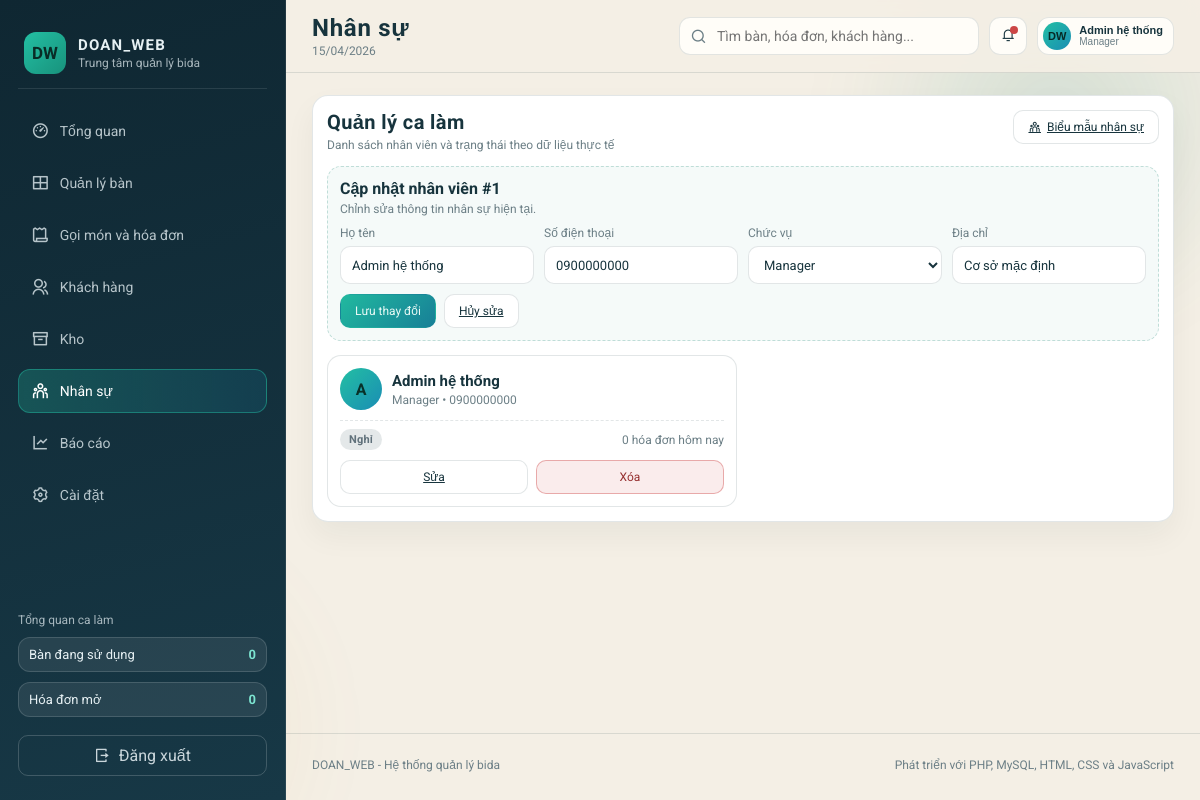
Page /index.php?page=staff&staff_edit_id=1 (signed in) on the committed database.
### tables this page shows
CREATE TABLE `NhanVien` (
  `MaNhanVien` INT AUTO_INCREMENT PRIMARY KEY,
  `HoTen` TEXT NOT NULL,
  `SDT` TEXT NOT NULL,
  `MaChucVu` INT NOT NULL,
  `DiaChi` TEXT NOT NULL,
  CONSTRAINT `FK_NhanVien_ChucVu` FOREIGN KEY (`MaChucVu`) REFERENCES `ChucVu` (`MaChucVu`)
);

CREATE TABLE `ChucVu` (
  `MaChucVu` INT AUTO_INCREMENT PRIMARY KEY,
  `TenChucVu` TEXT NOT NULL
);

### index.php (the view, shortened to what this page needs)
<?php
require_once __DIR__ . '/config/db.php';
function h(string $value): string
{
	return htmlspecialchars($value, ENT_QUOTES, "UTF-8");
}
$currentPage = $_GET["page"] ?? "dashboard";
function fetchAllSafe(PDO $conn, string $query, array $params = []): array
{
	try {
		$stmt = $conn->prepare($query);
		$stmt->execute($params);
		return $stmt->fetchAll();
	} catch (PDOException $e) {
		error_log("Query failed: " . $e->getMessage());
		return [];
	}
}
function fetchOneSafe(PDO $conn, string $query, array $params = []): ?array
{
	$rows = fetchAllSafe($conn, $query, $params);
	return $rows[0] ?? null;
}
function formatMoney(float $amount): string
{
	return number_format($amount, 0, ".", ",");
}
function readPositiveInt($value): int
{
	if (is_int($value)) {
		return $value > 0 ? $value : 0;
	}
	if (is_string($value) && ctype_digit($value)) {
		$parsed = (int)$value;
		return $parsed > 0 ? $parsed : 0;
	}
	return 0;
}
$staffEditId = readPositiveInt($_GET["staff_edit_id"] ?? 0);
$dbHelper = new DatabaseHelper($conn);
$statsResponse = $dbHelper->getStats();
$stats = ($statsResponse["success"] ?? false) ? ($statsResponse["data"] ?? []) : [];
$totalBan = (int)($stats["totalBan"] ?? 0);
$banDangSuDung = (int)($stats["banDangSuDung"] ?? 0);
$doanhThuNgay = (float)($stats["doanhThuNgay"] ?? 0);
$hoaDonNgay = (int)($stats["hoaDonNgay"] ?? 0);
$totalKhachHang = (int)($stats["totalKhachHang"] ?? 0);
$openOrdersRow = fetchOneSafe($conn, "SELECT COUNT(*) AS total FROM HoaDon WHERE TrangThai = 0");
$openOrders = (int)($openOrdersRow["total"] ?? 0);
$kpiCards = [
	["label" => "Bàn đang sử dụng", "value" => $banDangSuDung . "/" . $totalBan, "change" => "Số bàn hoạt động", "tone" => $banDangSuDung > 0 ? "good" : "mute", "icon" => "ri-billiards-line"],
	["label" => "Doanh thu hôm nay", "value" => formatMoney($doanhThuNgay) . " VND", "change" => $hoaDonNgay . " hóa đơn hoàn tất", "tone" => $doanhThuNgay > 0 ? "good" : "mute", "icon" => "ri-money-dollar-circle-line"],
	["label" => "Hóa đơn mở", "value" => (string)$openOrders, "change" => "Hóa đơn đang phục vụ", "tone" => $openOrders > 0 ? "warn" : "good", "icon" => "ri-shopping-bag-3-line"],
	["label" => "Khách hàng", "value" => (string)$totalKhachHang, "change" => "Tổng khách hàng", "tone" => "good", "icon" => "ri-user-add-line"],
];
$revenueMap = [];
$revenueSeries = [];
for ($i = 6; $i >= 0; $i--) {
	$date = date("Y-m-d", strtotime("-{$i} days"));
	$revenueSeries[] = [
		"day" => date("D", strtotime($date)),
		"value" => round(($revenueMap[$date] ?? 0) / 1000000, 2),
	];
}
$tableUsage = [];
$recentActivities = [];
$roleOptions = fetchAllSafe(
	$conn,
	"SELECT MaChucVu, TenChucVu FROM ChucVu ORDER BY MaChucVu ASC"
);
$staffRows = fetchAllSafe(
	$conn,
	"SELECT nv.MaNhanVien, nv.HoTen, nv.SDT, nv.DiaChi, nv.MaChucVu, cv.TenChucVu,
	        COUNT(hd.MaHoaDon) AS billsToday
	 FROM NhanVien nv
	 LEFT JOIN ChucVu cv ON nv.MaChucVu = cv.MaChucVu
	 LEFT JOIN HoaDon hd ON hd.MaNhanVien = nv.MaNhanVien AND DATE(hd.NgayLap) = CURDATE()
	 GROUP BY nv.MaNhanVien, nv.HoTen, nv.SDT, nv.DiaChi, nv.MaChucVu, cv.TenChucVu
	 ORDER BY nv.MaNhanVien ASC"
);
$staff = [];
$staffById = [];
foreach ($staffRows as $row) {
	$status = (int)$row["billsToday"] > 0 ? "Đang làm" : "Nghỉ";
	$staffItem = [
		"id" => (int)$row["MaNhanVien"],
		"name" => (string)$row["HoTen"],
		"role" => (string)($row["TenChucVu"] ?? "Nhân viên"),
		"roleId" => (int)$row["MaChucVu"],
		"phone" => (string)($row["SDT"] ?? "-"),
		"address" => (string)($row["DiaChi"] ?? "-"),
		"status" => $status,
		"billsToday" => (int)$row["billsToday"],
	];
	$staff[] = $staffItem;
	$staffById[$staffItem["id"]] = $staffItem;
}
$staffEditItem = $staffEditId > 0 ? $staffById[$staffEditId] : null;
$defaultRoleId = readPositiveInt($roleOptions[0]["MaChucVu"] ?? 0);
?>
<!DOCTYPE html>
<html lang="vi">
<head>
	<link rel="stylesheet" href="https://cdn.jsdelivr.net/npm/remixicon@4.3.0/fonts/remixicon.css">
	<link rel="stylesheet" href="assets/css/style.css">
</head>
<body>
	<div class="bg-aura bg-aura-two"></div>
	<div class="app-shell" id="appShell">
		<?php include __DIR__ . "/includes/sidebar.php"; ?>
		<div class="app-main">
			<?php include __DIR__ . "/includes/header.php"; ?>
			<main class="page-content">
				<?php if ($currentPage === "dashboard"): ?>
					<section class="metric-grid stagger-fade">
						<?php foreach ($kpiCards as $card): ?>
							<article class="metric-card">
								<div class="metric-head">
									<p><?php echo h($card["label"]); ?></p>
									<span class="metric-icon"><i class="<?php echo h($card["icon"]); ?>"></i></span>
								</div>
								<h3><?php echo h($card["value"]); ?></h3>
								<div class="chip chip-<?php echo h($card["tone"]); ?>"><?php echo h($card["change"]); ?></div>
							</article>
						<?php endforeach; ?>
					</section>
					<section class="dashboard-grid stagger-fade">
						<article class="panel panel-large">
							<div class="panel-header">
								<div>
									<h3>Xu hướng doanh thu (Triệu VND)</h3>
									<p>Hiệu suất doanh thu trong tuần hiện tại</p>
								</div>
								<button class="ghost-btn">Xuất báo cáo</button>
							</div>
							<div class="bar-chart">
								<?php
								$maxRevenue = max(1.0, (float)max(array_column($revenueSeries, "value")));
								foreach ($revenueSeries as $point):
									$height = (int) round(($point["value"] / $maxRevenue) * 100);
								?>
									<div class="bar-item">
										<div class="bar-fill" style="height: <?php echo $height; ?>%;"></div>
										<span><?php echo h($point["day"]); ?></span>
									</div>
								<?php endforeach; ?>
							</div>
						</article>
						<article class="panel">
							<div class="panel-header">
								<div>
									<h3>Tỷ lệ sử dụng bàn</h3>
									<p>Tỷ lệ hoạt động theo thời gian thực</p>
								</div>
							</div>
							<div class="usage-list">
								<?php foreach ($tableUsage as $usage): ?>
									<div class="usage-item">
										<div class="usage-meta">
											<span><?php echo h($usage["name"]); ?></span>
											<strong><?php echo h((string) $usage["percent"]); ?>%</strong>
										</div>
										<div class="usage-track">
											<div class="usage-progress" style="width: <?php echo (int) $usage["percent"]; ?>%;"></div>
										</div>
									</div>
								<?php endforeach; ?>
							</div>
						</article>
						<article class="panel panel-wide">
							<div class="panel-header">
								<div>
									<h3>Hoạt động gần đây</h3>
									<p>Cập nhật mới nhất từ quầy và khu vực bàn</p>
								</div>
							</div>
							<div class="activity-list">
								<?php foreach ($recentActivities as $activity): ?>
									<div class="activity-item">
										<span class="activity-icon"><i class="<?php echo h($activity["icon"]); ?>"></i></span>
										<div class="activity-body">
											<p><?php echo h($activity["title"]); ?></p>
											<small><?php echo h($activity["meta"]); ?></small>
										</div>
										<span class="chip chip-<?php echo h($activity["state"]); ?>"><?php echo h(activityStateLabel($activity["state"])); ?></span>
									</div>
								<?php endforeach; ?>
							</div>
						</article>
					</section>
				<?php elseif ($currentPage === "staff"): ?>
					<section class="panel stagger-fade">
						<?php
						$isEditingStaff = $staffEditItem !== null;
						$staffFormName = $isEditingStaff ? (string)$staffEditItem["name"] : "";
						$staffFormPhone = $isEditingStaff ? (string)$staffEditItem["phone"] : "";
						$staffFormRoleId = $isEditingStaff ? (int)$staffEditItem["roleId"] : $defaultRoleId;
						$staffFormAddress = $isEditingStaff ? (string)$staffEditItem["address"] : "";
						?>
						<div class="panel-header">
							<div>
								<h3>Quản lý ca làm</h3>
								<p>Danh sách nhân viên và trạng thái theo dữ liệu thực tế</p>
							</div>
							<a class="ghost-btn thin" href="index.php?page=staff"><i class="ri-team-line"></i> Biểu mẫu nhân sự</a>
						</div>
						<div class="crud-form-wrap">
							<div class="crud-form-head">
								<h4><?php echo $isEditingStaff ? "Cập nhật nhân viên #" . (int)$staffEditItem["id"] : "Thêm nhân viên"; ?></h4>
								<p><?php echo $isEditingStaff ? "Chỉnh sửa thông tin nhân sự hiện tại." : "Tạo nhân sự mới và gán chức vụ làm việc."; ?></p>
							</div>
							<form method="post" class="crud-form">
								<div class="crud-grid crud-grid-4">
									<label class="crud-field">Họ tên
										<input type="text" name="staff_name" value="<?php echo h($staffFormName); ?>" required>
									</label>
									<label class="crud-field">Số điện thoại
										<input type="text" name="staff_phone" value="<?php echo h($staffFormPhone); ?>" required>
									</label>
									<label class="crud-field">Chức vụ
										<select name="staff_role_id" required>
											<?php foreach ($roleOptions as $roleOption): ?>
												<?php $roleOptionId = (int)($roleOption["MaChucVu"] ?? 0); ?>
												<option value="<?php echo $roleOptionId; ?>" <?php echo $roleOptionId === $staffFormRoleId ? "selected" : ""; ?>>
													<?php echo h((string)($roleOption["TenChucVu"] ?? "")); ?>
												</option>
											<?php endforeach; ?>
										</select>
									</label>
									<label class="crud-field">Địa chỉ
										<input type="text" name="staff_address" value="<?php echo h($staffFormAddress); ?>" required>
									</label>
								</div>
								<div class="crud-actions">
									<button type="submit" class="solid-btn thin"><?php echo $isEditingStaff ? "Lưu thay đổi" : "Thêm nhân viên"; ?></button>
									<?php if ($isEditingStaff): ?>
										<a class="ghost-btn thin" href="index.php?page=staff">Hủy sửa</a>
									<?php endif; ?>
								</div>
							</form>
						</div>
						<div class="staff-grid">
							<?php foreach ($staff as $member): ?>
								<?php
								$statusClass = "paid";
								if ($member["status"] === "Nghỉ phép") {
									$statusClass = "warn";
								} elseif ($member["status"] === "Nghỉ") {
									$statusClass = "mute";
								}
								?>
								<article class="staff-card">
									<div class="avatar-circle"><?php echo h(strtoupper(substr($member["name"], 0, 1))); ?></div>
									<div>
										<h4><?php echo h($member["name"]); ?></h4>
										<p><?php echo h($member["role"]); ?> • <?php echo h($member["phone"]); ?></p>
									</div>
									<div class="staff-foot">
										<span class="chip chip-<?php echo h($statusClass); ?>"><?php echo h($member["status"]); ?></span>
										<small><?php echo h((string) $member["billsToday"]); ?> hóa đơn hôm nay</small>
									</div>
									<div class="staff-actions">
										<a class="ghost-btn thin full" href="index.php?page=staff&amp;staff_edit_id=<?php echo (int)$member["id"]; ?>">Sửa</a>
										<form method="post" class="inline-form full js-confirm-delete-form" data-confirm-title="Xóa nhân viên" data-confirm-message="Bạn có chắc muốn xóa nhân viên này?">
											<button type="submit" class="danger-btn thin full">Xóa</button>
										</form>
									</div>
								</article>
							<?php endforeach; ?>
						</div>
					</section>
				<?php endif; ?>
			</main>
			<?php include __DIR__ . "/includes/footer.php"; ?>
		</div>
	</div>
</body>
</html>

### assets/css/style.css (style rules this page uses)
:root { --bg: #f4efe5; --bg-soft: #f9f4eb; --panel: #fffdf8; --panel-strong: #ffffff; --ink: #17343d; --muted: #6c7f86; --line: rgba(23, 52, 61, 0.12); --shadow: 0 24px 60px rgba(13, 33, 43, 0.12); --sidebar: #0f2732; --sidebar-soft: #173846; --accent: #14826f; --accent-deep: #0b5f53; --amber: #d18e22; --danger: #cc4646; --sky: #1a8db4; }
* { box-sizing: border-box; }
body { margin: 0; min-height: 100vh; background: var(--bg); color: var(--ink); font-family: "Roboto", sans-serif; }
.bg-aura { position: fixed; width: 40vw; height: 40vw; z-index: -1; filter: blur(40px); opacity: 0.35; pointer-events: none; }
.bg-aura-two { bottom: -14vw; left: -10vw; background: radial-gradient(circle, rgba(209, 142, 34, 0.32), transparent 65%); }
.app-shell { display: grid; grid-template-columns: 286px minmax(0, 1fr); min-height: 100vh; }
.app-main { display: grid; grid-template-rows: auto 1fr auto; min-height: 100vh; }
.page-content { padding: 22px 26px 30px; display: flex; flex-direction: column; gap: 16px; }
.panel { border-radius: 16px; border: 1px solid var(--line); background: var(--panel-strong); box-shadow: 0 14px 30px rgba(14, 32, 41, 0.05); padding: 14px; }
.panel-header { display: flex; align-items: flex-start; justify-content: space-between; gap: 10px; margin-bottom: 14px; }
.panel-header h3 { margin: 0; font-size: 20px; font-family: "Roboto", sans-serif; letter-spacing: 0.02em; }
.panel-header p { margin: 4px 0 0; font-size: 12px; color: var(--muted); }
.chip { display: inline-flex; align-items: center; gap: 6px; border-radius: 999px; padding: 4px 9px; font-size: 11px; font-weight: 700; letter-spacing: 0.02em; }
.chip-mute, .chip-off { color: #60717b; background: rgba(108, 127, 134, 0.18); }
.inline-form { display: inline-flex; margin: 0; }
.crud-form-wrap { border: 1px dashed rgba(20, 130, 111, 0.24); border-radius: 14px; background: rgba(20, 130, 111, 0.04); padding: 12px; margin-bottom: 14px; }
.crud-form-head { margin-bottom: 10px; }
.crud-form-head h4 { margin: 0; font-size: 16px; font-family: "Roboto", sans-serif; }
.crud-form-head p { margin: 4px 0 0; font-size: 12px; color: var(--muted); }
.crud-form { display: grid; gap: 10px; }
.crud-grid { display: grid; gap: 10px; }
.crud-grid-4 { grid-template-columns: repeat(4, minmax(0, 1fr)); }
.crud-field { display: grid; gap: 6px; font-size: 12px; color: var(--muted); }
.crud-field input, .crud-field select, .crud-field textarea { height: 38px; border-radius: 10px; border: 1px solid var(--line); background: #fff; padding: 0 11px; font-family: inherit; font-size: 13px; color: var(--ink); outline: none; }
.crud-actions { display: flex; gap: 8px; flex-wrap: wrap; }
.danger-btn { border: 1px solid rgba(204, 70, 70, 0.4); border-radius: 10px; height: 38px; padding: 0 14px; font-family: inherit; font-size: 13px; cursor: pointer; display: inline-flex; align-items: center; justify-content: center; gap: 6px; background: rgba(204, 70, 70, 0.1); color: #952f2f; }
.staff-grid, .settings-grid { display: grid; grid-template-columns: repeat(2, minmax(0, 1fr)); gap: 12px; }
.staff-card { border: 1px solid var(--line); border-radius: 14px; padding: 12px; background: #fff; display: grid; grid-template-columns: auto 1fr; gap: 10px; align-items: center; }
.avatar-circle { width: 42px; height: 42px; border-radius: 100%; display: grid; place-items: center; background: linear-gradient(135deg, #23bfa3, #1a8db4); color: #083129; font-family: "Roboto", sans-serif; font-weight: 700; }
.staff-card h4 { margin: 0; font-size: 15px; }
.staff-card p { margin: 3px 0 0; font-size: 12px; color: var(--muted); }
.staff-foot { grid-column: 1 / -1; display: flex; justify-content: space-between; align-items: center; border-top: 1px dashed var(--line); padding-top: 8px; }
.staff-foot small { color: var(--muted); font-size: 12px; }
.staff-actions { grid-column: 1 / -1; display: grid; grid-template-columns: repeat(2, minmax(0, 1fr)); gap: 8px; }
.solid-btn, .ghost-btn { border: 1px solid transparent; border-radius: 10px; height: 38px; padding: 0 14px; font-family: inherit; font-size: 13px; cursor: pointer; display: inline-flex; align-items: center; justify-content: center; gap: 6px; }
.solid-btn { background: linear-gradient(135deg, #21b99f, #177f97); color: #e8f9f5; }
.ghost-btn { background: #fff; border-color: var(--line); color: var(--ink); }
.full { width: 100%; }
.thin { height: 34px; font-size: 12px; }
.stagger-fade { animation: rise-in 0.45s ease both; }

### rows in the picture
nhanvien: staff_name "Admin hệ thống", staff_phone "0900000000", staff_address "Cơ sở mặc định", HoTen "A", HoTen "Admin hệ thống", MaChucVu.TenChucVu "Manager", SDT "0900000000", status "Nghỉ", billsToday "0"

### other values in the picture
$meta["title"] "Tổng quan"
$meta["title"] "Quản lý bàn"
$meta["title"] "Gọi món và hóa đơn"
$meta["title"] "Khách hàng"
$meta["title"] "Kho"
$meta["title"] "Nhân sự"
$meta["title"] "Báo cáo"
$meta["title"] "Cài đặt"
$banDangSuDung "0"
$openOrders "0"
$pageTitle "Nhân sự"
$activeUser "Admin hệ thống"
$activeRole "Manager"
$staffEditItem["id"] "1"
form field staff_role_id "Manager"
